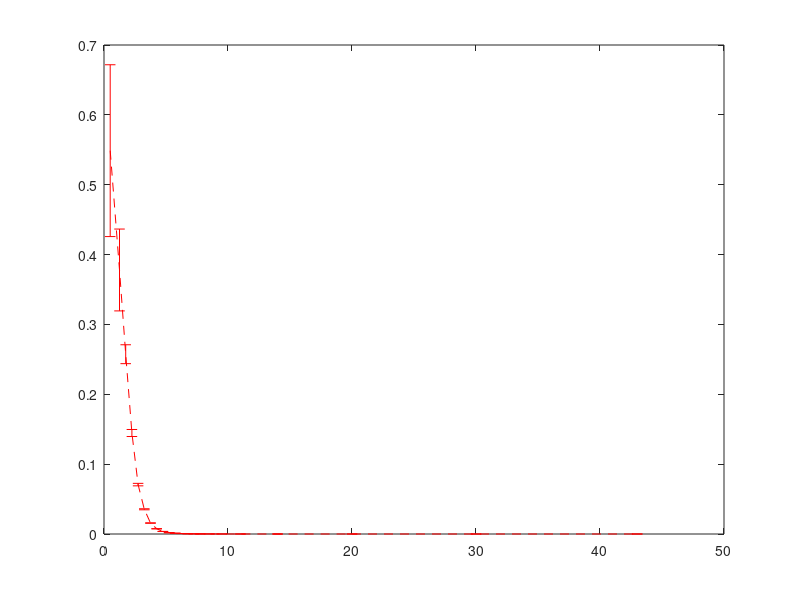

Write the MATLAB code that produced this figure. (Note: this script raises an error after producing the figure.)
clc;clear;close all
%Jpsi 2.76
pt_Exper_j2=[0.25 0.75 1.25 1.75 2.25 2.75 3.25 3.75 4.25 4.75 5.25 5.75 7];
y_Exper_j2=[0.013012,0.010682667,0.0079272,0.004681714,0.002818667,...
    0.001730545,0.000841538,0.000500267,0.000252941,0.000153895,8.62857E-05,0.00006,1.41429E-05 ]/2/pi;
y_error_j2=[0.001544 0.000649333 0.0004824 0.000288571 0.000178222 ...
    0.000114909 5.63077E-05 3.57333E-05 2.30588E-05 1.45263E-05 8.95238E-06 6.78261E-06 1.28571E-06]/2/pi;
%Jpsi 5.02
pt_Exper_j5=[0.725	2.15	4	7.5];
y_Exper_j5=[0.005136863	0.002442843	0.000363271	1.37298E-05 ];
y_error_j5=[0.001009811	0.000262791	4.25739E-05	2.5677E-06];
%D^0 2.76
pt_Exper_D2=[1.5 2.5 3.5 4.5 5.5 7 10 14 20];
y_Exper_D2=[1.766666667	0.412	0.074857143	0.016533333	0.004109091	0.000922857	0.000152	1.84286E-05	0.00000358 ]/2/pi;
y_error_D2=[0.258	0.02728	0.004628571	0.001282222	0.0004	7.94286E-05	0.0000125	2.71429E-06	0.00000092]/2/pi;
%D^0 5.02
pt_Exper_D5=[0.5	1.25	1.75	2.25	2.75	3.25	3.75	4.25	...
    4.75	5.25	5.75	6.25	6.75	7.25	7.75	8.5	9.5	11	14	20	30	43];
y_Exper_D5=[3.44792	2.374752	1.61712	0.908422222	0.444363636	0.222354154	0.098503733	0.047019294	...
    0.022985895	0.011772381	0.007240522	0.004039504	0.002574326	0.001812234	0.001196018	...
    0.000747504	0.000407793	0.000193295	5.73595E-05	9.88705E-06	1.04673E-06	1.01261E-07...
 ]/2/pi;
y_error_D5=[0.772678	0.3681024	0.084972571	0.031560267	0.011140982	0.004750862	0.002205339	...
    0.001134471	0.000604432	0.000317366	0.0001916	0.000118664	7.94684E-05	5.75611E-05	4.13766E-05	...
    1.90455E-05	1.14489E-05	4.56416E-06	1.85209E-06	4.01499E-07	8.66107E-08	1.88277E-08 ...
]/2/pi;
%Ds 2.76
pt_Exper_s2=[5 7 10];
y_Exper_s2=[0.00746	0.000692857	0.0000734 ]/2/pi;
y_error_s2=[0.00284	0.000281429	0.000021  ]/2/pi;
%Ds 5.02
pt_Exper_s5=[2.5	3.5	4.5	5.5	7	10	14	20	30	43];
y_Exper_s5=[0.15772 0.038594286 0.010569111 0.002892364 0.0006748	0.000090024	1.49279E-05	2.2162E-06	2.70463E-07	3.13372E-08]/2/pi;
y_error_s5=[0.0223652 0.003717143	0.0007938 0.000208036 4.75343E-05	0.000004512	8.76429E-07	1.68055E-07	3.698E-08 1.09484E-08]/2/pi;

%Plot
figure;
ax=axes;

plt_0=errorbar(pt_Exper_D5,y_Exper_D5,y_error_D5,'r--');ax.YScale='log';
plt_0.Marker='v';
plt_0.MarkerSize=4;
plt_0.MarkerFaceColor='r';
%plt_0.LineStyle='none';
hold on
%=====
plt_0=errorbar(pt_Exper_D2,y_Exper_D2,y_error_D2,'r');ax.YScale='log';
plt_0.Marker='v';
plt_0.MarkerSize=4;
plt_0.MarkerFaceColor='r';
%plt_0.LineStyle='none';
hold on
%=====
plt_0=errorbar(pt_Exper_s5,y_Exper_s5,y_error_s5,'k--');ax.YScale='log';
plt_0.Marker='.';
plt_0.MarkerSize=4;
plt_0.MarkerFaceColor='k';
%plt_0.LineStyle='none';
hold on
%=====
plt_0=errorbar(pt_Exper_s2,y_Exper_s2,y_error_s2,'k');ax.YScale='log';
plt_0.Marker='.';
plt_0.MarkerSize=4;
plt_0.MarkerFaceColor='k';
%plt_0.LineStyle='none';
hold on
%=====
plt_0=errorbar(pt_Exper_j5,y_Exper_j5,y_error_j5,'g--');ax.YScale='log';
plt_0.Marker='o';
plt_0.MarkerSize=4;
plt_0.MarkerFaceColor='g';
%plt_0.LineStyle='none';
hold on
%=====
plt_0=errorbar(pt_Exper_j2,y_Exper_j2,y_error_j2,'g');ax.YScale='log';
plt_0.Marker='o';
plt_0.MarkerSize=4;
plt_0.MarkerFaceColor='g';
%plt_0.LineStyle='none';
hold on
%=====

xlim([0,20])
ylim([10^-8,10^0])
xlabel('p_T(GeV/c)');xticks(0:20);
ylabel('1/{2\pi} d^2N/p_Tdp_Tdy(GeV/c)^{-2}');yticks([10^-10,10^-8,10^-7,10^-6,10^-5,10^-4,10^-3,10^-2,10^-1,10^0,10^1]);
legend('D^0@5.02 TeV','D^0@2.76 TeV','D_s@5.02 TeV','D_s@2.76 TeV','J/\psi@5.02 TeV','J/\psi@2.76 TeV')
ax.FontName='Times New Roman';
ax.FontSize=12;
ax.FontWeight='bold';
